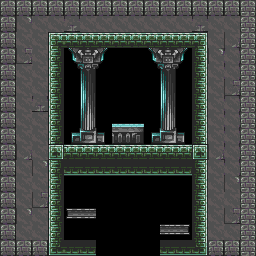

This is a level from a 2D game, rendered from its Tiled map with the project's own tilesets. A one-line summary and the complete map file follow:
An orthogonal 16x16 tile map with 16x16 px tiles, 1 tile layer (Calque de Tile 1).

<map version="1.2" tiledversion="1.2.3" orientation="orthogonal" renderorder="right-down" width="16" height="16" tilewidth="16" tileheight="16" infinite="0" nextlayerid="2" nextobjectid="1">
 <tileset firstgid="1" source="../tileset.tsx" />
 <layer id="1" name="Calque de Tile 1" width="16" height="16">
  <data encoding="csv">
59,59,59,59,59,59,59,59,59,59,59,59,59,59,59,27,
59,88,25,25,45,25,25,25,25,25,25,25,45,25,25,27,
59,25,25,104,105,105,105,105,105,105,105,105,106,25,72,27,
59,78,25,120,83,84,85,0,0,83,84,85,122,88,29,27,
59,25,25,120,99,100,101,130,0,99,100,101,122,25,29,27,
59,25,25,120,0,116,0,130,0,0,116,0,122,25,78,27,
59,25,45,120,0,132,0,0,0,0,132,0,122,25,29,27,
59,25,25,120,0,148,0,18,19,0,148,0,122,25,29,27,
59,25,25,120,163,164,165,34,35,163,164,165,122,25,29,27,
59,72,25,108,109,109,109,109,109,109,109,109,108,72,29,27,
59,25,88,120,137,137,137,137,137,137,137,137,122,25,29,27,
59,25,25,120,0,0,0,0,0,0,0,0,122,25,88,27,
59,25,78,120,0,0,0,0,0,49,201,0,122,25,25,27,
59,88,25,120,21,22,0,0,0,0,0,0,122,25,78,27,
59,25,25,120,0,0,0,0,0,0,22,23,122,25,25,27,
59,59,59,136,137,137,0,0,0,0,137,137,138,59,59,27
</data>
 </layer>
</map>
